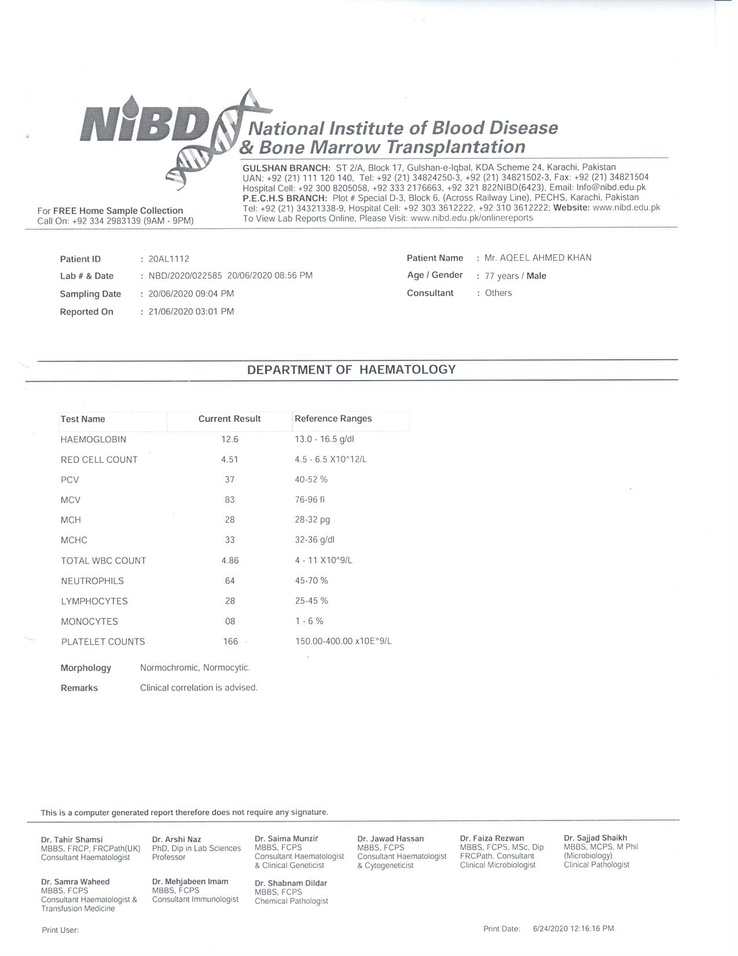
#> input picture NIBD_CBC_3.jpg, 738 x 956 px, shrunk from 1275 x 1650 before the run
$ python crop.py
#> lines starting #> are read from the running program, lines starting #| are printed output that depends on the picture; after the words box and inside, x2 and y2 are one past the last pixel; in counts of white or black regions, pixels touching at a corner belong together
import cv2
import numpy as np

def find_header_footer(image_path):
    # Load the image
#> called with image_path = 'NIBD_CBC_3.jpg'
    img = cv2.imread(image_path, 0)  # Read as grayscale
#> img: shape (956, 738); min 43, max 255, mean 248.9

    # Apply edge detection
    edges = cv2.Canny(img, 100, 200)
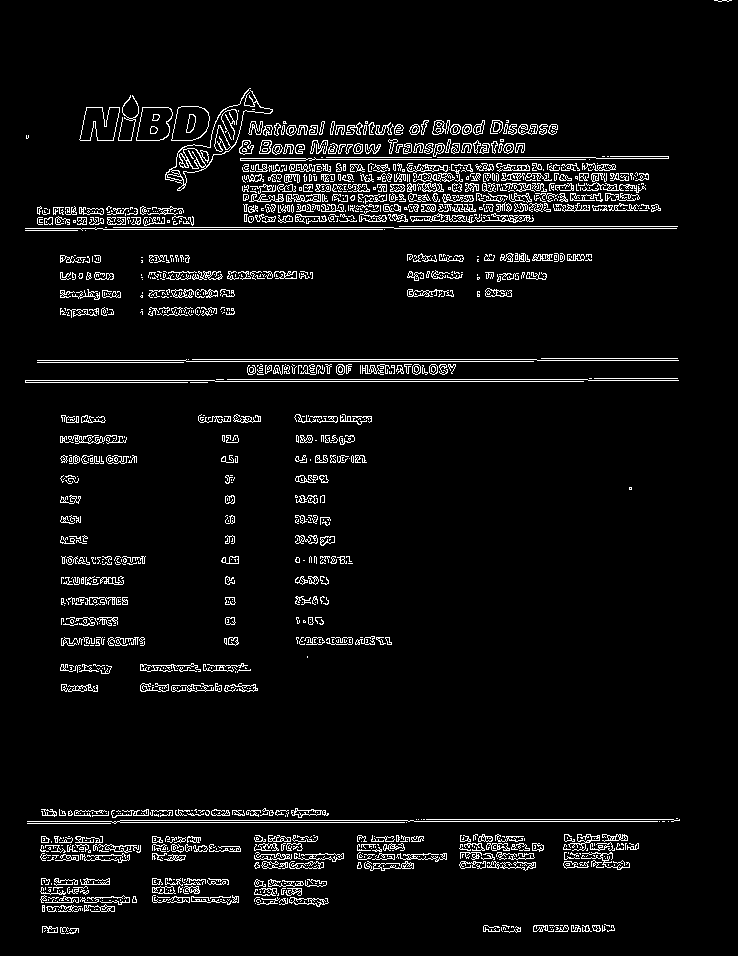
#> edges: shape (956, 738); 5.2% white in thin lines or dots

    # Find contours
    contours, _ = cv2.findContours(edges, cv2.RETR_EXTERNAL, cv2.CHAIN_APPROX_SIMPLE)
#> contours = 1221 contours, 975 with area under 20; largest, box (x1, y1, x2, y2) and area: (165, 88, 273, 191) 1085, (171, 106, 210, 141) 1040, (136, 107, 173, 141) 978, (79, 107, 120, 141) 951, (289, 897, 329, 907) 178

    # Find the highest and lowest contour points
    min_y = img.shape[0]
#> min_y = 956
    max_y = 0
    for contour in contours:
        for point in contour:
            y = point[0][1]
            if y < min_y:
                min_y = y
            if y > max_y:
                max_y = y
#> this loop made 1221 passes
#> contour on passes 1, 2, 5: [[45, 930], [44, 931]], [[551, 929]], [[552, 927]]
#> after the loop, max_y = 933; min_y = 0

    # Calculate header and footer heights
    header_height = min_y
#> header_height = 0
    footer_height = img.shape[0] - max_y
#> footer_height = 23

    return header_height, footer_height


def remove_header_footer(image_path, header_height, footer_height):
    # Load the image
    img = cv2.imread(image_path)

    # Get the dimensions of the image
    height, width, channels = img.shape

    # Define the regions to be removed (header and footer)
    header_region = img[0:header_height, 0:width]
    footer_region = img[height-footer_height:height, 0:width]

    # Set the regions to black
    header_region[:] = 0
    footer_region[:] = 0

    # Save the modified image
    cv2.imwrite("image_no_header_footer.jpg", img)

    print("Header and footer removed successfully!")

# Example usage
image_path = "NIBD_CBC_3.jpg"  # Replace with the path of your image

header_height, footer_height = find_header_footer(image_path)
#> header_height = 0; footer_height = 23
print("Header height:", header_height)
#| Header height: 0
print("Footer height:", footer_height)
#| Footer height: 23
remove_header_footer(image_path, header_height, footer_height)
#> in remove_header_footer, img is the input picture: shape (956, 738, 3); mean B, G, R 249.1, 248.9, 248.7
#> in remove_header_footer, `header_region = img[0:header_height, 0:width]`: header_region = empty array
#> in remove_header_footer, `cv2.imwrite("image_no_header_footer.jpg", img)`:
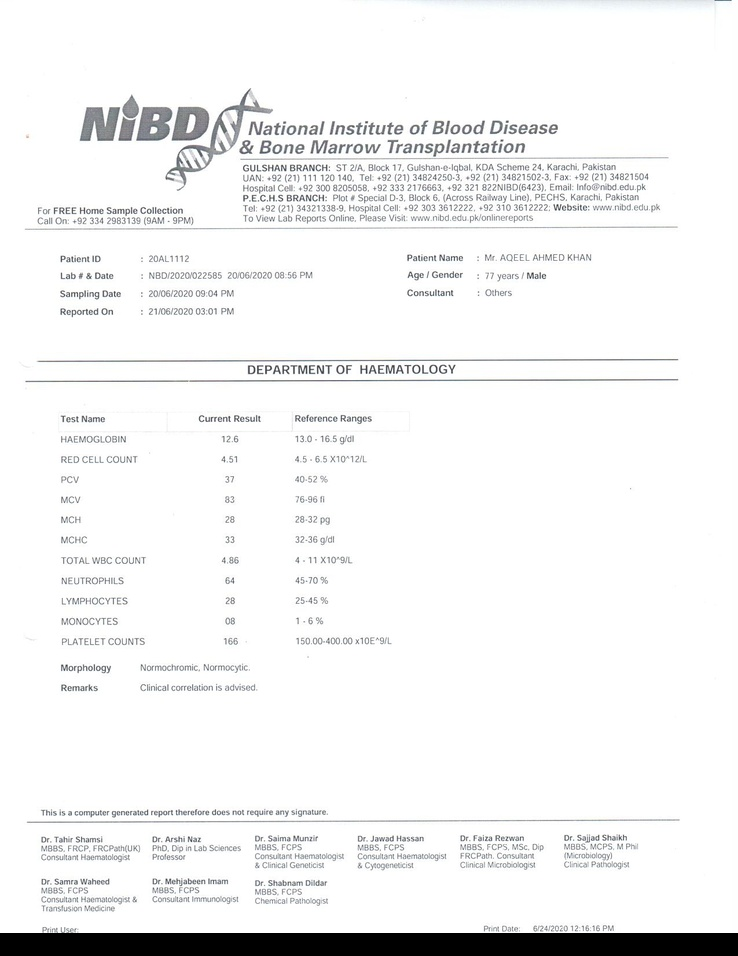
#> saved as image_no_header_footer.jpg: shape (956, 738, 3); mean B, G, R 243, 242.8, 242.6

$ run again, with 0001.jpg copied over NIBD_CBC_3.jpg
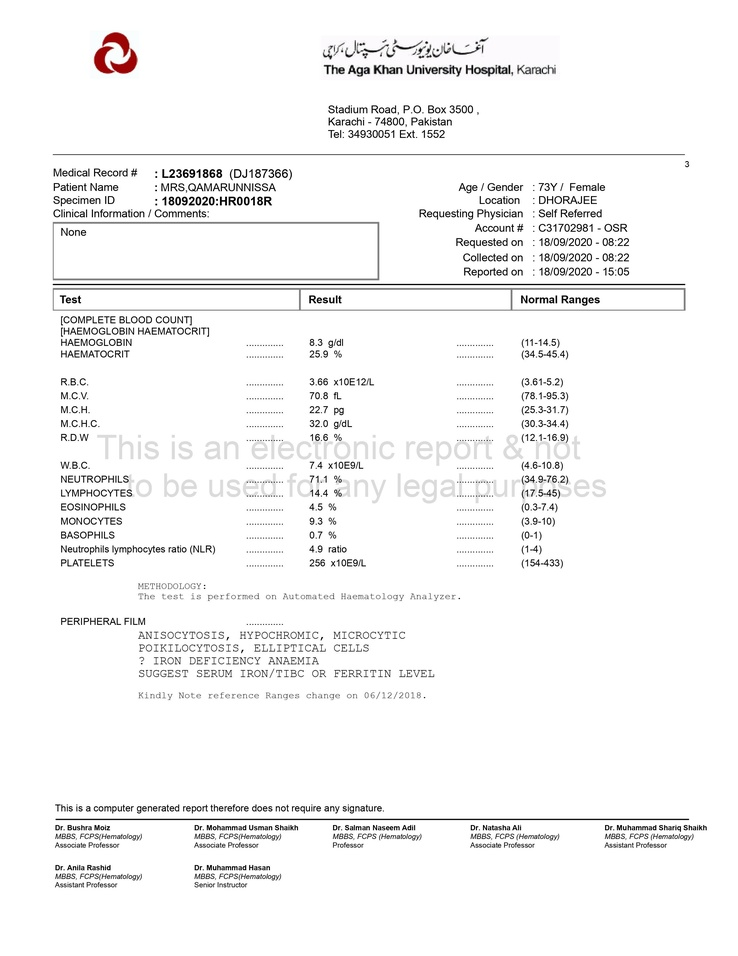
#> input picture 0001.jpg, 738 x 956 px, shrunk from 2550 x 3300 before the run
#> in find_header_footer, `edges = cv2.Canny(img, 100, 200)`:
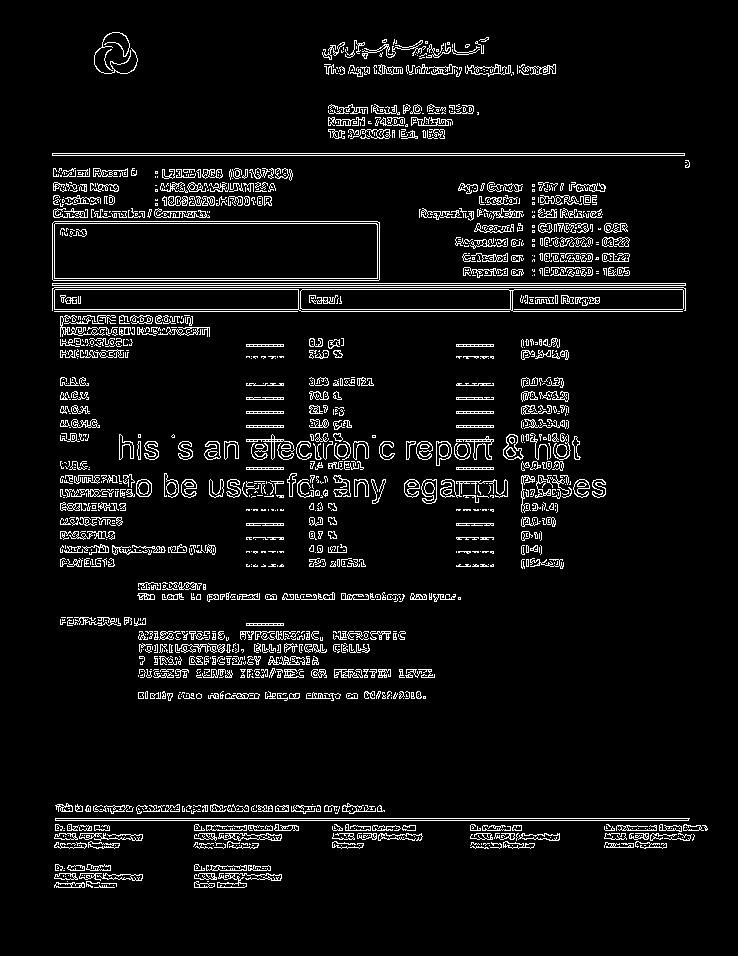
#> edges: shape (956, 738); 6.3% white in thin lines or dots, all inside (x1, y1, x2, y2) = (52, 32, 708, 888)
#> contours = 1311 contours, 1028 with area under 20; largest, box (x1, y1, x2, y2) and area: (52, 221, 380, 281) 19288, (54, 289, 510, 312) 4880, (300, 289, 684, 312) 4235, (55, 818, 690, 821) 1266, (52, 283, 686, 286) 1266
#> the loop in find_header_footer, `for contour in contours:` made 1311 passes
#> contour on passes 1, 5, 8: [[113, 885]], [[207, 881], [208, 881]], [[67, 881]]
#> after the loop in find_header_footer, `for contour in contours:`: max_y = 887; min_y = 32
#> in find_header_footer, `footer_height = img.shape[0] - max_y`: footer_height = 69
#> `header_height, footer_height = find_header_footer(image_path)`: header_height = 32; footer_height = 69
#| Header height: 32
#| Footer height: 69
#> in remove_header_footer, img is the input picture: shape (956, 738, 3); mean B, G, R 246, 245.9, 246.1
#> in remove_header_footer, `cv2.imwrite("image_no_header_footer.jpg", img)`:
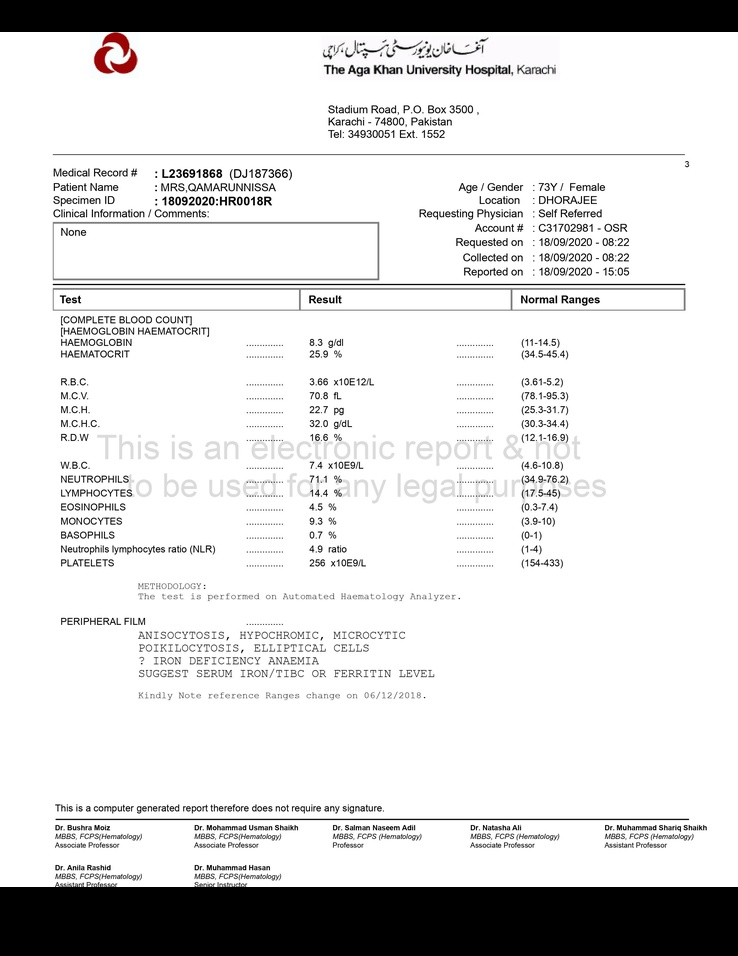
#> saved as image_no_header_footer.jpg: shape (956, 738, 3); mean B, G, R 219, 219, 219.2
